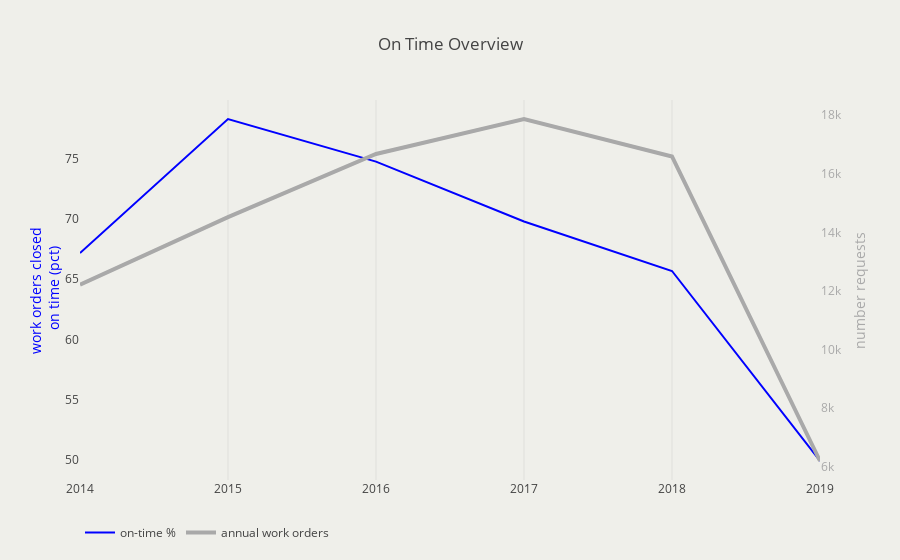

Notebook code for this chart:
### Code cell
# plot volume over time y2  and count missed, pct on time, count on time y1

y1_trace = go.Scatter(
    x = [year for year in kpi_values_dict.keys()],
    y = [value for value in kpi_values_dict.values()],
    mode = 'lines',
    name = 'on-time %',
    line = {'color': 'blue'}
)

y2_trace = go.Scatter(
    x = [year for year in work_order_volume.keys()],
    y = [value for value in work_order_volume.values()],
    mode = 'lines',
    name = 'annual work orders',
    line = {'color': 'darkgrey',
           'width': 4},
    yaxis = 'y2')


layout = go.Layout(
    hovermode = 'closest',
    legend = {'orientation': 'h'},
    title = 'On Time Overview',
    yaxis = dict(title = 'work orders closed<br> on time (pct)',
                showgrid = False,
                titlefont = dict(color='blue')),
    
    yaxis2=dict(title='number requests',
                    showgrid = False,
                    titlefont=dict(color='darkgrey'),
                    tickfont=dict(color='darkgrey'),
                    overlaying='y',
                    side='right'),
    plot_bgcolor = '#efefea',
    paper_bgcolor = '#efefea'
                    )
fig ={'data':[y1_trace, y2_trace], 'layout': layout}
pyo.iplot(fig)

### Figure 1 — Plotly figure (JSON) as saved in the notebook; plotly's stock layout.template omitted (floating-point values rounded to 4 significant figures)
{"data": [{"line": {"color": "blue"}, "mode": "lines", "name": "on-time %", "type": "scatter", "uid": "9149c403-0eb5-461e-b138-289809feb92f", "x": [2014, 2015, 2016, 2017, 2018, 2019], "y": [67.17, 78.31, 74.76, 69.79, 65.68, 49.89]}, {"line": {"color": "darkgrey", "width": 4}, "mode": "lines", "name": "annual work orders", "type": "scatter", "uid": "eccbc3ee-b935-424b-875b-753c1cd8e95b", "x": [2014, 2015, 2016, 2017, 2018, 2019], "y": [12209, 14522, 16679, 17873, 16593, 6186], "yaxis": "y2"}], "layout": {"hovermode": "closest", "legend": {"orientation": "h"}, "paper_bgcolor": "#efefea", "plot_bgcolor": "#efefea", "title": "On Time Overview", "yaxis": {"showgrid": false, "title": "work orders closed<br> on time (pct)", "titlefont": {"color": "blue"}}, "yaxis2": {"overlaying": "y", "showgrid": false, "side": "right", "tickfont": {"color": "darkgrey"}, "title": "number requests", "titlefont": {"color": "darkgrey"}}}}
